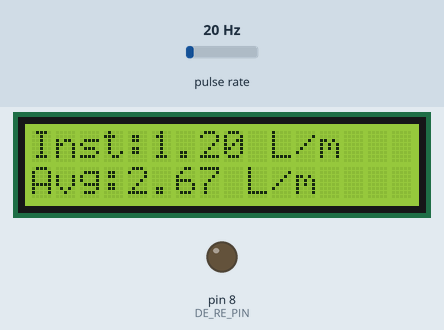
A sketch run on a simulated Arduino Nano, built with avr-gcc and run on an emulated ATmega328P. On the bench: 16×2 character LCD, output pins drawn as LEDs (lit = HIGH). Wiring (inferred from the names in the program): pulse sensor: data pin 2. Inputs (shaded band) come from the test bench; at power-on: pulse rate 20 Hz. What the sketch prints to the serial monitor is not drawn.

Above: at 2.7 s.
2.8 s: pulse rate (sensor on pin 2) set to 4 Hz
At 3.5 s:
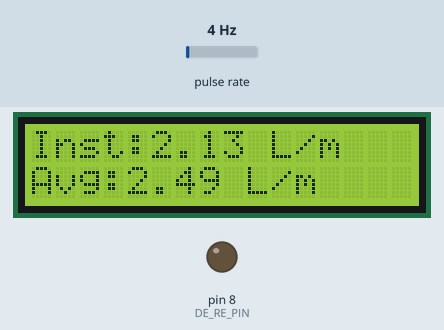
5.5 s: pulse rate (sensor on pin 2) set to 50 Hz
At 6.8 s:
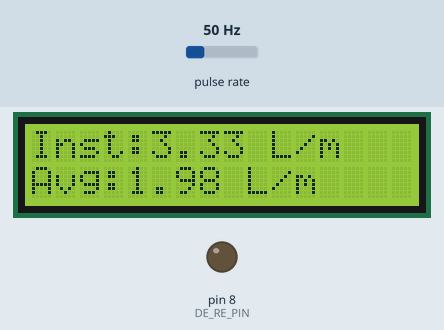
8.5 s: pulse rate (sensor on pin 2) set to 100 Hz
At 9.3 s:
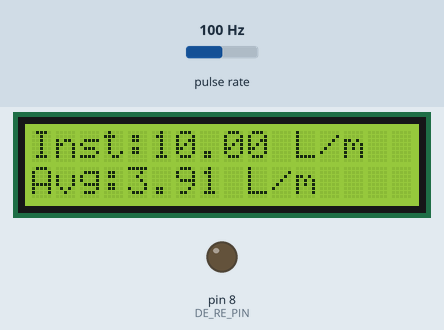
Timing chart, 0 to 11.5 s (numbered marks = the images above; inputs shaded):
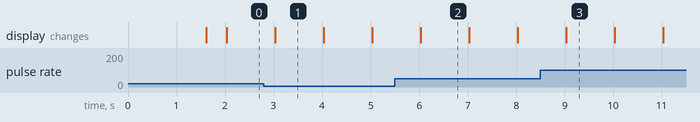

Measured:
- after the input at 2.8 s, the display: changes after 0.23 s (image 1)
- what the display in image 1 shows lasts 1.0 s, from 3.0 s to 4.0 s

The sketch:

nano_flujo_rs485_mega.ino
```cpp
#include <Wire.h>
#include <LiquidCrystal_I2C.h>
#include <SoftwareSerial.h>

// === PINOUT Nano Flujo con LCD 16×2 ===
#define FLOW_PIN      2    // Sensor YF-S201 → interrupción
#define DE_RE_PIN     8    // DE & RE del MAX485 (puentes juntos)
#define RX_PIN       10    // RO del MAX485 (no se usa para lectura interna)
#define TX_PIN       11   // DI del MAX485
#define NODE_ID     108   // ID único para flujo en la trama

// Pulsos por litro (YF-S201 ≈ 450 pulses/L)
const float PULSES_PER_L = 450.0;

// Buffer para promedio de 60 muestras (1 Hz durante 60 s)
float bufFlow[60];
uint8_t idxFlow   = 0;
bool    fullFlow  = false;
float   sumFlow   = 0;

// Tiempos para muestreo
unsigned long t1_sec  = 0;
unsigned long t60_sec = 0;

// Contador de pulsos
volatile uint16_t pulseCount = 0;

// RS-485 por SoftwareSerial
SoftwareSerial rs485(RX_PIN, TX_PIN);

// LCD I2C 16×2 en dirección 0x27
LiquidCrystal_I2C lcd(0x27, 16, 2);

// ISR: contar cada pulso del sensor
void isrFlow() {
  pulseCount++;
}

void setup() {
  // Debug por USB
  Serial.begin(9600);

  // Inicializa RS-485
  pinMode(DE_RE_PIN, OUTPUT);
  digitalWrite(DE_RE_PIN, LOW);    // RX por defecto
  rs485.begin(9600);

  // Configura sensor de flujo
  pinMode(FLOW_PIN, INPUT_PULLUP);
  attachInterrupt(digitalPinToInterrupt(FLOW_PIN), isrFlow, RISING);

  // Inicializa buffer
  for (int i = 0; i < 60; i++) bufFlow[i] = 0;
  t1_sec  = millis();
  t60_sec = millis();

  // Inicializa LCD
  lcd.init();
  lcd.backlight();
  lcd.clear();
  lcd.setCursor(0,0);
  lcd.print("Flujo: Inicializ");
  delay(1500);
  lcd.clear();
}

void loop() {
  unsigned long now = millis();
  static float lastLpm = 0;

  // === Cada 1 segundo: calcular L/min instantáneo y promedio parcial ===
  if (now - t1_sec >= 1000) {
    t1_sec += 1000;

    // Captura y resetea pulsos
    noInterrupts();
    uint16_t count = pulseCount;
    pulseCount = 0;
    interrupts();

    // Cálculo de caudal
    float L_per_s   = count / PULSES_PER_L;
    float L_per_min = L_per_s * 60.0;
    lastLpm = L_per_min;

    // Actualiza buffer y suma
    if (fullFlow) {
      sumFlow -= bufFlow[idxFlow];
    }
    bufFlow[idxFlow] = L_per_min;
    sumFlow += L_per_min;
    if (++idxFlow == 60) {
      idxFlow = 0;
      fullFlow = true;
    }

    // Calcula promedio parcial (hasta 60 muestras)
    uint8_t cnt = fullFlow ? 60 : idxFlow;
    float avgLpm = (cnt > 0) ? (sumFlow / cnt) : 0;

    // Mostrar en LCD
    lcd.clear();
    lcd.setCursor(0, 0);
    lcd.print("Inst:");
    lcd.print(L_per_min, 2);
    lcd.print(" L/m");
    lcd.setCursor(0, 1);
    lcd.print("Avg:");
    lcd.print(avgLpm, 2);
    lcd.print(" L/m");

    // Debug en Serial
    Serial.print("Inst L/min: ");
    Serial.print(L_per_min, 2);
    Serial.print("   Avg L/min: ");
    Serial.println(avgLpm, 2);
  }

  // === Cada 60 s: enviar promedio completo por RS-485 ===
  if (now - t60_sec >= 60000) {
    t60_sec += 60000;

    uint8_t cnt = fullFlow ? 60 : idxFlow;
    if (cnt == 0) return;
    float avgLpm = sumFlow / cnt;

    // Construir trama: i<ID>:<valor>f
    String msg = "i";
    msg += NODE_ID;
    msg += ":";
    msg += String(avgLpm, 2);
    msg += "f";

    // Transmisión RS-485
    digitalWrite(DE_RE_PIN, HIGH);
    delayMicroseconds(10);
    rs485.print(msg);
    rs485.flush();
    delayMicroseconds(10);
    digitalWrite(DE_RE_PIN, LOW);

    // Debug envío
    Serial.print("Enviado ");
    Serial.println(msg);
  }
}
```
